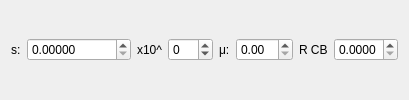
          <widget class="QWidget" name="cbInputWidget" native="true">
           <layout class="QVBoxLayout" name="verticalLayout_10">
            <item>
             <layout class="QHBoxLayout" name="horizontalLayout_12">
              <item>
               <widget class="QLabel" name="label_29">
                <property name="text">
                 <string>s:</string>
                </property>
               </widget>
              </item>
              <item>
               <widget class="QDoubleSpinBox" name="s">
                <property name="layoutDirection">
                 <enum>Qt::LayoutDirection::LeftToRight</enum>
                </property>
                <property name="decimals">
                 <number>5</number>
                </property>
                <property name="maximum">
                 <double>10000000000000000.000000000000000</double>
                </property>
               </widget>
              </item>
              <item>
               <widget class="QLabel" name="label_46">
                <property name="text">
                 <string>x10^</string>
                </property>
               </widget>
              </item>
              <item>
               <widget class="QSpinBox" name="s_scientific">
                <property name="minimum">
                 <number>-99</number>
                </property>
               </widget>
              </item>
              <item>
               <widget class="QLabel" name="label_30">
                <property name="text">
                 <string>μ:</string>
                </property>
               </widget>
              </item>
              <item>
               <widget class="QDoubleSpinBox" name="mu">
                <property name="layoutDirection">
                 <enum>Qt::LayoutDirection::LeftToRight</enum>
                </property>
               </widget>
              </item>
              <item>
               <widget class="QLabel" name="label_28">
                <property name="text">
                 <string>R CB</string>
                </property>
               </widget>
              </item>
              <item>
               <widget class="QDoubleSpinBox" name="RCB">
                <property name="layoutDirection">
                 <enum>Qt::LayoutDirection::LeftToRight</enum>
                </property>
                <property name="decimals">
                 <number>4</number>
                </property>
                <property name="maximum">
                 <double>1.000000000000000</double>
                </property>
                <property name="singleStep">
                 <double>0.100000000000000</double>
                </property>
               </widget>
              </item>
             </layout>
            </item>
           </layout>
          </widget>
